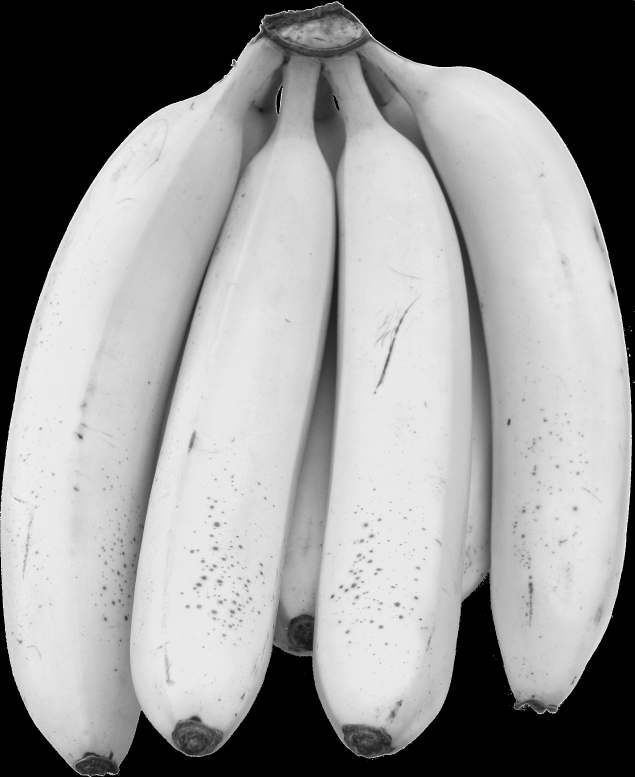
#> input picture images/Grey_image_of_banana.jpg, 1903 x 2331 px, found by its file name (shown at 1/3 size)
$ python height_of_261_pixels.py
#> lines starting #> are read from the running program, lines starting #| are printed output that depends on the picture
#!/usr/bin/env python3
# -*- coding: utf-8 -*-
"""
Created on Sun Feb 13 00:23:35 2022

@author: vijaykrishna
"""
import numpy as np
import pandas as pd
import cv2


#Loading the grey banana image
Grey_fruit = cv2.imread('Grey_image_of_banana.jpg')
#> Grey_fruit is the input picture: shape (2331, 1903, 3); min 0, max 255, mean 149.3
#printing the original dimensions of the image
print("Original dimensions of banana image: ", Grey_fruit.shape)
#| Original dimensions of banana image:  (2331, 1903, 3)
std_height = 261
height = Grey_fruit.shape[0]
#> height = 2331
width = Grey_fruit.shape[1]
#> width = 1903

#let us give the resize function

def width_div9(height, width):
#> called with height = 2331, width = 1903
    print("Original Height :", height)
#| Original Height : 2331
    print("Original width :", width)
#| Original width : 1903
    aspect_ratio = round(height/width)
#> aspect_ratio = 1
    new_fruit_height = aspect_ratio * 261
#> new_fruit_height = 261
    print("Setting the Height fixed to :" , new_fruit_height)
#| Setting the Height fixed to : 261


    return round(new_fruit_height)

#function for dividing by 9
def dimension_div9(dimensions_value):
    remainder = dimensions_value % 9
    if remainder == 0:
        dimensions_value = dimensions_value
#dividing by 9
    else:
        dimensions_value = dimensions_value + (9-remainder)

    return dimensions_value

#setting the width to be divisible by 9
new_fruit_width = width_div9(height,width)
#> new_fruit_width = 261
new_height = std_height
#setting appropriate values to be divisible by 9
print("New Dimension divisible by 9 :" , new_height, new_fruit_width)
#| New Dimension divisible by 9 : 261 261
Grey_fruitG = cv2.cvtColor(Grey_fruit, cv2.COLOR_BGR2GRAY)
image_resized = cv2.resize(Grey_fruitG, dsize = (new_height, new_fruit_width))
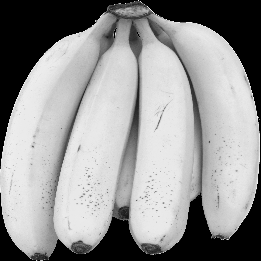
#> image_resized: shape (261, 261); min 0, max 249, mean 149.3
cv2.imwrite('Banana_height_261_resize.jpg', image_resized)


# code for generating block feature vectors

generate_blocks = round((new_height) * (new_fruit_width)/81)
#> generate_blocks = 841
print(generate_blocks)
#| 841

flat_image = np.full((generate_blocks, 82), 0)
k = 0

for i in range(0 , new_height , 9):
    for j in range(0 , new_fruit_width , 9):
        tmp = image_resized[i : i+9, j: j+9]
        print(tmp)
        flat_image[k,0:81] = tmp.flatten()
        k = k+1
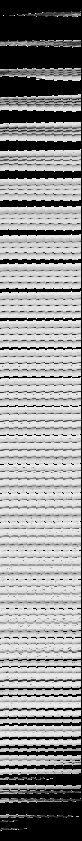
#> flat_image: shape (841, 82) int64; min 0, max 249, mean 147.5
#> after the loop, k = 841

#feature_space = pd.DataFrame(flat_image)
#feature_space.to_csv('Image1_banana_81.csv', index=False)
